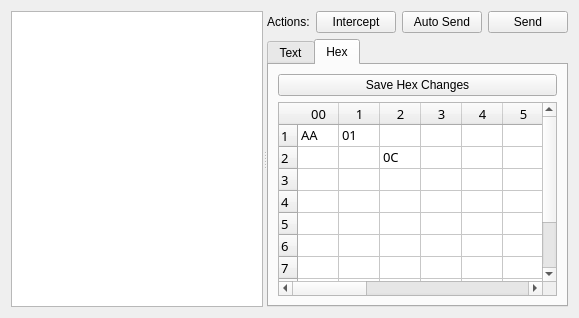
      <widget class="QWidget" name="tab_streams">
       <attribute name="icon">
        <iconset resource="mallory_gui.qrc">
         <normaloff>:/icons/icons/table.png</normaloff>:/icons/icons/table.png</iconset>
       </attribute>
       <attribute name="title">
        <string>Streams</string>
       </attribute>
       <layout class="QHBoxLayout" name="horizontalLayout_3">
        <item>
         <widget class="QSplitter" name="splitter">
          <property name="frameShape">
           <enum>QFrame::NoFrame</enum>
          </property>
          <property name="lineWidth">
           <number>3</number>
          </property>
          <property name="orientation">
           <enum>Qt::Horizontal</enum>
          </property>
          <widget class="QTableView" name="tablestreams">
           <property name="font">
            <font>
             <family>Sans Serif</family>
             <pointsize>8</pointsize>
            </font>
           </property>
           <property name="midLineWidth">
            <number>3</number>
           </property>
           <property name="autoScroll">
            <bool>true</bool>
           </property>
           <property name="selectionMode">
            <enum>QAbstractItemView::SingleSelection</enum>
           </property>
           <property name="selectionBehavior">
            <enum>QAbstractItemView::SelectRows</enum>
           </property>
           <property name="gridStyle">
            <enum>Qt::SolidLine</enum>
           </property>
           <property name="sortingEnabled">
            <bool>true</bool>
           </property>
           <attribute name="horizontalHeaderStretchLastSection">
            <bool>true</bool>
           </attribute>
           <attribute name="verticalHeaderVisible">
            <bool>false</bool>
           </attribute>
          </widget>
          <widget class="QWidget" name="layoutWidget">
           <layout class="QVBoxLayout" name="verticalLayout">
            <item>
             <layout class="QHBoxLayout" name="horizontalLayout">
              <item>
               <widget class="QLabel" name="label">
                <property name="text">
                 <string>Actions:</string>
                </property>
               </widget>
              </item>
              <item>
               <widget class="QPushButton" name="btnicept">
                <property name="toolTip">
                 <string>Tell Mallory the Debugger wants to intercept traffic</string>
                </property>
                <property name="text">
                 <string>Intercept</string>
                </property>
                <property name="icon">
                 <iconset resource="mallory_gui.qrc">
                  <normaloff>:/icons/icons/control_play.png</normaloff>
                  <normalon>:/icons/icons/control_play_blue.png</normalon>:/icons/icons/control_play.png</iconset>
                </property>
                <property name="checkable">
                 <bool>true</bool>
                </property>
               </widget>
              </item>
              <item>
               <widget class="QPushButton" name="btnauto">
                <property name="toolTip">
                 <string>Automagically send all packets</string>
                </property>
                <property name="text">
                 <string>Auto Send</string>
                </property>
                <property name="icon">
                 <iconset resource="mallory_gui.qrc">
                  <normaloff>:/icons/icons/lightning.png</normaloff>:/icons/icons/lightning.png</iconset>
                </property>
                <property name="checkable">
                 <bool>true</bool>
                </property>
               </widget>
              </item>
              <item>
               <widget class="QPushButton" name="btnsend">
                <property name="toolTip">
                 <string>Send the selected packet</string>
                </property>
                <property name="text">
                 <string>Send</string>
                </property>
                <property name="icon">
                 <iconset resource="mallory_gui.qrc">
                  <normaloff>:/icons/icons/application_go.png</normaloff>:/icons/icons/application_go.png</iconset>
                </property>
               </widget>
              </item>
             </layout>
            </item>
            <item>
             <widget class="QTabWidget" name="tabWidget">
              <property name="toolTip">
               <string>Save changes made during text editing</string>
              </property>
              <property name="currentIndex">
               <number>1</number>
              </property>
              <widget class="QWidget" name="tabtext">
               <attribute name="icon">
                <iconset resource="mallory_gui.qrc">
                 <normaloff>:/icons/icons/page_white_text.png</normaloff>:/icons/icons/page_white_text.png</iconset>
               </attribute>
               <attribute name="title">
                <string>Text</string>
               </attribute>
               <layout class="QVBoxLayout" name="verticalLayout_2">
                <item>
                 <widget class="QPushButton" name="btnsavetext">
                  <property name="text">
                   <string>Save Text Changes</string>
                  </property>
                 </widget>
                </item>
                <item>
                 <widget class="QPlainTextEdit" name="textstream"/>
                </item>
               </layout>
              </widget>
              <widget class="QWidget" name="tabhex">
               <attribute name="icon">
                <iconset resource="mallory_gui.qrc">
                 <normaloff>:/icons/icons/page_white_wrench.png</normaloff>:/icons/icons/page_white_wrench.png</iconset>
               </attribute>
               <attribute name="title">
                <string>Hex</string>
               </attribute>
               <layout class="QHBoxLayout" name="horizontalLayout_2">
                <item>
                 <layout class="QVBoxLayout" name="verticalLayout_3">
                  <item>
                   <widget class="QPushButton" name="btnsavehex">
                    <property name="toolTip">
                     <string>Save changes made during hex editing</string>
                    </property>
                    <property name="text">
                     <string>Save Hex Changes</string>
                    </property>
                   </widget>
                  </item>
                  <item>
                   <widget class="QTableWidget" name="tablehex">
                    <property name="font">
                     <font>
                      <family>Courier 10 Pitch</family>
                      <pointsize>10</pointsize>
                     </font>
                    </property>
                    <property name="selectionMode">
                     <enum>QAbstractItemView::ContiguousSelection</enum>
                    </property>
                    <property name="textElideMode">
                     <enum>Qt::ElideNone</enum>
                    </property>
                    <property name="rowCount">
                     <number>10</number>
                    </property>
                    <attribute name="horizontalHeaderDefaultSectionSize">
                     <number>22</number>
                    </attribute>
                    <attribute name="horizontalHeaderMinimumSectionSize">
                     <number>22</number>
                    </attribute>
                    <attribute name="horizontalHeaderStretchLastSection">
                     <bool>true</bool>
                    </attribute>
                    <attribute name="verticalHeaderDefaultSectionSize">
                     <number>18</number>
                    </attribute>
                    <attribute name="verticalHeaderMinimumSectionSize">
                     <number>12</number>
                    </attribute>
                    <row/>
                    <row/>
                    <row/>
                    <row/>
                    <row/>
                    <row/>
                    <row/>
                    <row/>
                    <row/>
                    <row/>
                    <column>
                     <property name="text">
                      <string>00</string>
                     </property>
                    </column>
                    <column>
                     <property name="text">
                      <string>1</string>
                     </property>
                    </column>
                    <column>
                     <property name="text">
                      <string>2</string>
                     </property>
                    </column>
                    <column>
                     <property name="text">
                      <string>3</string>
                     </property>
                    </column>
                    <column>
                     <property name="text">
                      <string>4</string>
                     </property>
                    </column>
                    <column>
                     <property name="text">
                      <string>5</string>
                     </property>
                    </column>
                    <column>
                     <property name="text">
                      <string>6</string>
                     </property>
                    </column>
                    <column>
                     <property name="text">
                      <string>7</string>
                     </property>
                    </column>
                    <column>
                     <property name="text">
                      <string>8</string>
                     </property>
                    </column>
                    <column>
                     <property name="text">
                      <string>9</string>
                     </property>
                    </column>
                    <column>
                     <property name="text">
                      <string>A</string>
                     </property>
                    </column>
                    <column>
                     <property name="text">
                      <string>B</string>
                     </property>
                    </column>
                    <column>
                     <property name="text">
                      <string>C</string>
                     </property>
                    </column>
                    <column>
                     <property name="text">
                      <string>D</string>
                     </property>
                    </column>
                    <column>
                     <property name="text">
                      <string>E</string>
                     </property>
                    </column>
                    <column>
                     <property name="text">
                      <string>Text</string>
                     </property>
                    </column>
                    <item row="0" column="0">
                     <property name="text">
                      <string>AA</string>
                     </property>
                    </item>
                    <item row="0" column="1">
                     <property name="text">
                      <string>01</string>
                     </property>
                    </item>
                    <item row="1" column="2">
                     <property name="text">
                      <string>0C</string>
                     </property>
                    </item>
                   </widget>
                  </item>
                 </layout>
                </item>
               </layout>
              </widget>
             </widget>
            </item>
           </layout>
          </widget>
         </widget>
        </item>
       </layout>
      </widget>
